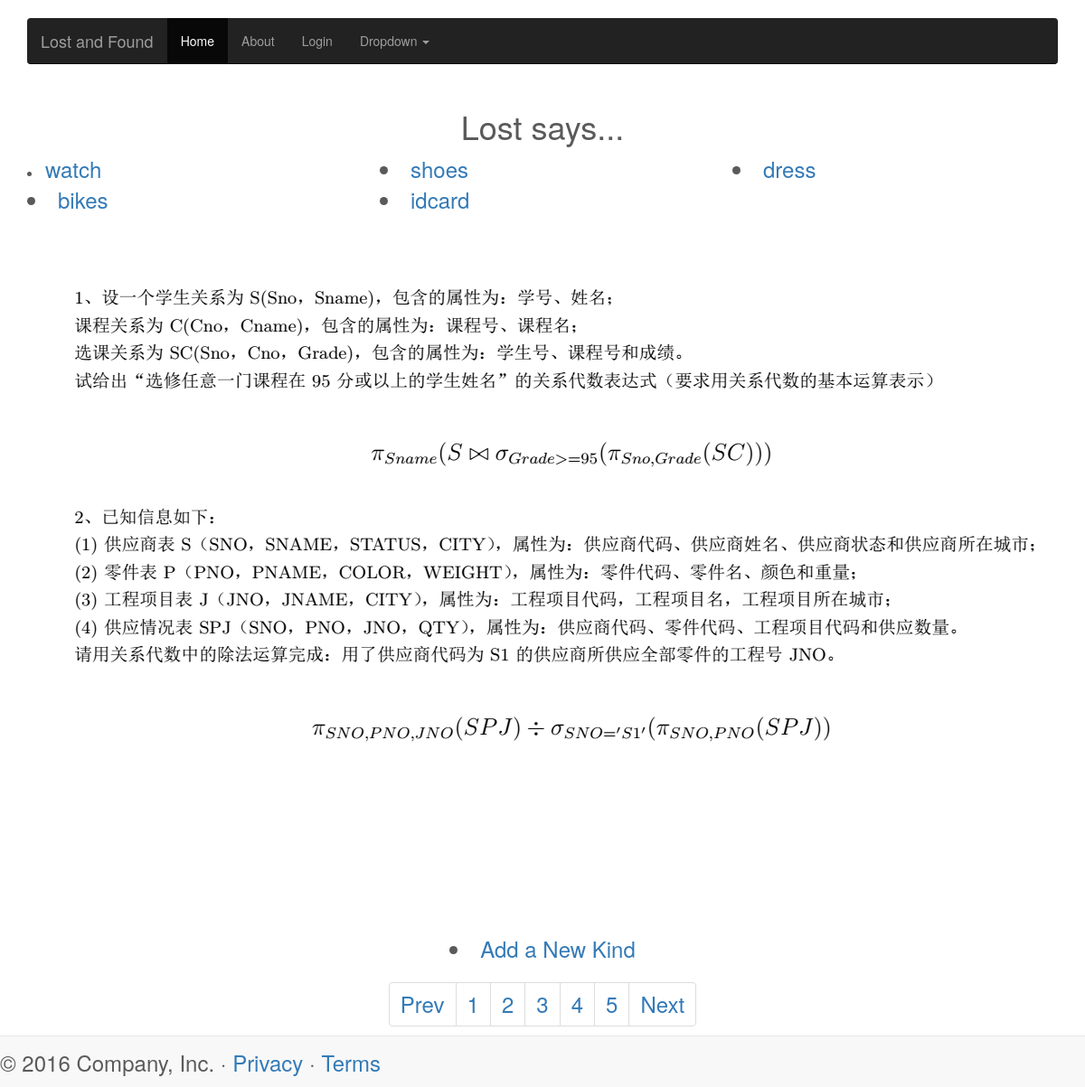
/lost/, run on an earlier commit of the app's database.
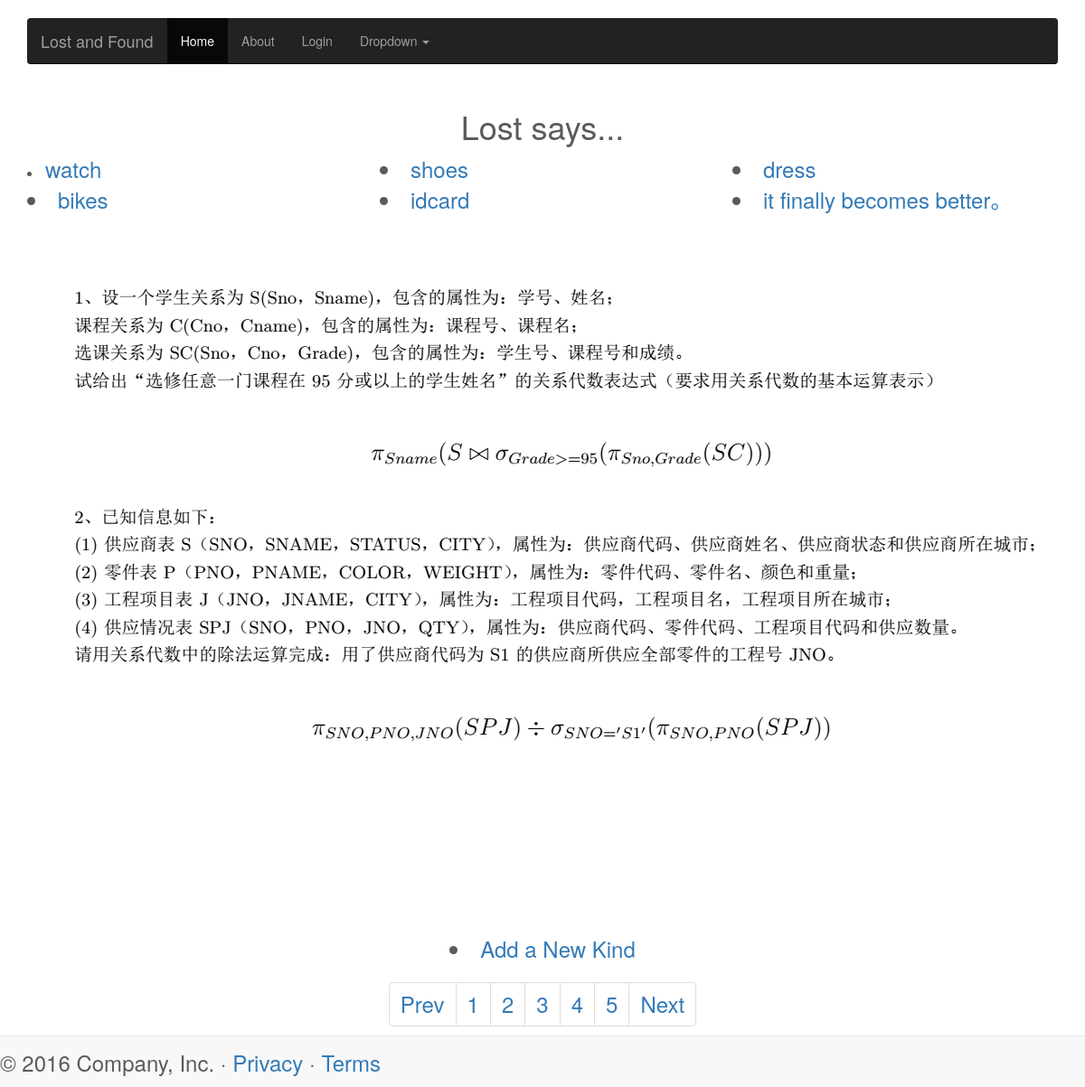
And on a later commit of the database.
### lost/models.py (models this page shows, shortened)
class KindL(models.Model):
    name = models.CharField(max_length=128, unique=True)
    views = models.IntegerField(default=0, unique=False)
    likes = models.IntegerField(default=0, unique=False)
    slug = models.SlugField(unique=True,default='')

### lost/views.py (the view)
# urls.py: path('', views.index, name='index'),
def index(request):
    kinds_list = KindL.objects.order_by('-likes')[:]
    context_dict = {'kinds': kinds_list}
    return render(request, 'lost/index.html',context_dict)

### lost/templates/lost/index.html
{% extends 'base.html' %}
{% load static %}
{% block body_block %}
<br /><br /> <br /> <br /> <br />
 <h1 align="center">Lost says...</h1>
    <div class="container">
            <div class="row clearfix">
                {% for kind in kinds %}
                <div class="col-md-4 column">
                    <li><font size="5"><a href="/lost/kind/{{ kind.slug }}">{{ kind.name }}</a></li>
                </div>
                 {% endfor %}
            </div>
        </div>
    <div style="text-align:center"> <img src="{% static "images/1.PNG" %}"  alt="Picture of Django" /></div>
        <li align="center" ><a href="/lost/add_kind/">Add a New Kind</a></li>
    <div align="center" class="row clearfix">
                <div class="col-md-12 column">
                    <ul class="pagination">
                        <li>
                             <a href="#">Prev</a>
                        </li>
                        <li>
                             <a href="#">1</a>
                        </li>
                        <li>
                             <a href="#">2</a>
                        </li>
                        <li>
                             <a href="#">3</a>
                        </li>
                        <li>
                             <a href="#">4</a>
                        </li>
                        <li>
                             <a href="#">5</a>
                        </li>
                        <li>
                             <a href="#">Next</a>
                        </li>
                    </ul>
                </div>
            </div>
{% endblock %}

### templates/base.html (shortened to what this page needs)
<!DOCTYPE html>
<html lang="en">
  <head>
    <link href="/static/bootstrap/css/bootstrap.css" rel="stylesheet">
    <link href="/static/bootstrap/css/carousel.css" rel="stylesheet">
  <body>
    <div class="navbar-wrapper">
      <div class="container">
        <nav class="navbar navbar-inverse navbar-static-top">
          <div class="container">
            <div class="navbar-header">
              <a class="navbar-brand" href="#">Lost and Found</a>
            </div>
            <div id="navbar" class="navbar-collapse collapse">
              <ul class="nav navbar-nav">
                <li class="active"><a href="{% url "index" %}">Home</a></li>
                <li><a href="#about">About</a></li>
                {% if user.is_authenticated %}
                    <li><a href="/lost/">Lost </a></li>
                    <li><a href="/found/">Found </a></li>
                  <li><a href="logout/">Logout</a></li>
                  {% else %}
                  <li><a href="login/">Login</a></li>
                  {% endif %}
                <li class="dropdown">
                  <a href="#" class="dropdown-toggle" data-toggle="dropdown" role="button" aria-haspopup="true" aria-expanded="false">Dropdown <span class="caret"></span></a>
                </li>
              </ul>
            </div>
          </div>
        </nav>
      </div>
    </div>
        <div>
                {% block body_block %}{% endblock %}
        </div>
            <div id="footer" class="container">
            <nav class="navbar navbar-default navbar-fixed-bottom">
                <div class="navbar-inner navbar-content-center">
                    <p class="text-muted credit" style="padding: 1px;">
                        <p>&copy; 2016 Company, Inc. &middot; <a href="#">Privacy</a> &middot; <a href="#">Terms</a></p>
        </p>
    </div>
</nav>
    </div>
  </body>
</html>

What changed in the data, as far as the page shows it:
added KindL: name "it finally becomes better。"
